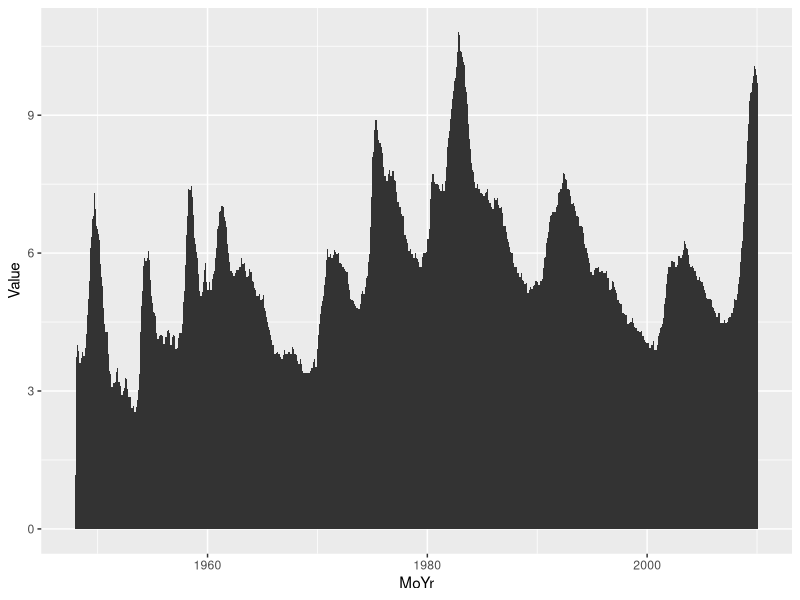
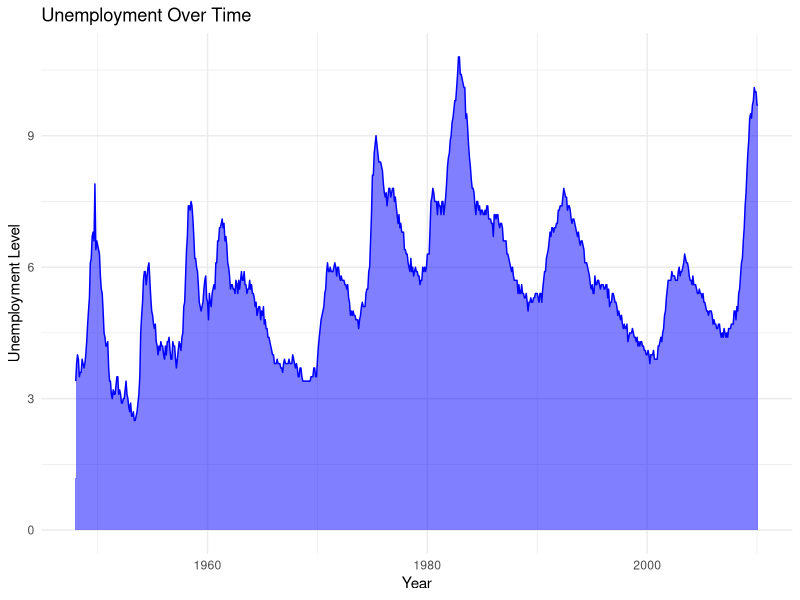

Source code (R) for these figures, in order:
# Load libraries
library(ggplot2)

# Set Working Directory
setwd("C:/Users/micha/OneDrive/Documents/GitHub/DSC640/Weeks5-6/")

# Load data
unempDF <- read.csv("unemployment_cleaned.csv")
expenDF <- read.csv("expenditures.csv")

head(unempDF)

# Convert column to datetime data type
unempDF$MoYr <- as.Date(unempDF$MoYr, format = "%Y-%m-%d")

str(unempDF)

# Plot Area Chart
ggplot(unempDF,
       aes(x=MoYr, y=Value)) + 
  geom_area()


# Plot Area Chart
ggplot(unempDF, aes(x=MoYr, y=Value)) + 
  geom_area(fill="blue", alpha=0.5) +
  geom_line(color="blue", size=0.5) + 
  theme_minimal() +
  labs(y="Unemployment Level", x="Year") +
  ggtitle("Unemployment Over Time")
  
  
